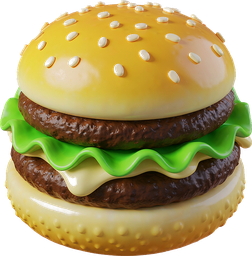
#> input picture assets/food/bigmac.png, 252 x 256 px, found by its file name; its folder holds only this picture in this run
$ python despill_blue.py ../assets/food/bigmac.png
#> lines starting #> are read from the running program, lines starting #| are printed output that depends on the picture
#!/usr/bin/env python3
"""蓝/青色残渣清理器 —— 去除抠图残留的 chroma-key 污染像素。

背景：源帧由蓝底（或彩底）图生成，抠图后抗锯齿边缘和部分笔触里
残留蓝/青色像素（猫脸上青绿色斑点）。本工具在源帧层面清理：

  1. 检测：a>0 且 b>r+25 且 b>g+15 且 (b-min(r,g))>30  （蓝/青主导）
  2. 低 alpha(<160) 边缘残渣 → 直接置透明
  3. 实心残渣 → 用周围干净像素迭代 inpaint（邻域均值填充）
  4. 光晕后处理：残渣周边轻微偏蓝的像素向邻域均值混合，消除过渡圈

安全边界（已验证）：本套素材的合法深色只有暖棕描边（r>g>b），
红色圣诞帽、橘白毛发均不会被误判；猫眼为深棕色，同样安全。

用法:
    python tools/despill_blue.py                     # 清理 pet.json 声明的全部帧源 + 食物
    python tools/despill_blue.py run-codex/frames/idle assets/food
    python tools/despill_blue.py --check             # 只统计不修改
"""

import argparse
import json
import os
import shutil
import sys
from datetime import datetime

import numpy as np
from PIL import Image

HERE = os.path.dirname(os.path.abspath(__file__))
ROOT = os.path.dirname(HERE)

# ---------- 检测规则 ----------
def bad_mask(arr):
    """arr: HxWx4 → bool 掩码。两类污染：
    1. 蓝/青 spill：蓝主导（b>r+25 且 b>g+15）
    2. 键控 dropout：某通道为 0 但像素高亮且不透明
       （绿幕/品红/黄键残留，如 (0,255,0)/(248,0,248)/(255,255,0)），
       合法 3D 渲染不会有零通道高亮像素（描边是暖棕、帽红是 216,24,24）"""
    r = arr[:, :, 0].astype(np.int32)
    g = arr[:, :, 1].astype(np.int32)
    b = arr[:, :, 2].astype(np.int32)
    a = arr[:, :, 3].astype(np.int32)
    blue = (a > 0) & (b > r + 25) & (b > g + 15) & ((b - np.minimum(r, g)) > 30)
    mn = np.minimum(np.minimum(r, g), b)
    mx = np.maximum(np.maximum(r, g), b)
    dropout = (a > 0) & (mn == 0) & (mx >= 160)
    return blue | dropout


def inpaint(arr, mask):
    """迭代邻域均值填充 mask=True 的像素（8 邻域，逐圈扩散）。"""
    out = arr.copy()
    H, W = mask.shape
    remaining = mask.copy()
    for it in range(64):
        if not remaining.any():
            break
        fixed_any = False
        ys, xs = np.where(remaining)
        for y, x in zip(ys, xs):
            y0, y1 = max(0, y - 1), min(H, y + 2)
            x0, x1 = max(0, x - 1), min(W, x + 2)
            win_m = ~mask[y0:y1, x0:x1]
            win_a = arr[y0:y1, x0:x1, 3]
            good = win_m & (win_a >= 100)
            if not good.any():
                continue
            rgb = arr[y0:y1, x0:x1, :3][good].mean(axis=0)
            out[y, x, :3] = rgb.astype(np.uint8)
            # alpha：取邻域不透明度均值，保持软边过渡
            out[y, x, 3] = int(np.clip(arr[y0:y1, x0:x1, 3][good].mean(), 0, 255))
            remaining[y, x] = False
            fixed_any = True
        if not fixed_any:
            break  # 孤岛（周围全是残渣）下一轮 mask 扩展也救不了时放弃
    # 孤岛兜底：剩余的直接置透明（极少出现）
    if remaining.any():
        out[remaining, 3] = 0
    return out


def halo_pass(arr, was_bad):
    """对残渣周边 1px 内轻微偏蓝的像素做 60% 邻域均值混合，消光晕。"""
    out = arr.copy()
    H, W = was_bad.shape
    # 膨胀 1 圈
    dil = was_bad.copy()
    dil[1:, :] |= was_bad[:-1, :]
    dil[:-1, :] |= was_bad[1:, :]
    dil[:, 1:] |= was_bad[:, :-1]
    dil[:, :-1] |= was_bad[:, 1:]
    zone = dil & ~was_bad
    r = arr[:, :, 0].astype(np.int32)
    g = arr[:, :, 1].astype(np.int32)
    b = arr[:, :, 2].astype(np.int32)
    a = arr[:, :, 3]
    tinted = zone & (a >= 100) & (b > r + 8) & (b > g + 4)
    ys, xs = np.where(tinted)
    for y, x in zip(ys, xs):
        y0, y1 = max(0, y - 1), min(H, y + 2)
        x0, x1 = max(0, x - 1), min(W, x + 2)
        good = ~dil[y0:y1, x0:x1] & (arr[y0:y1, x0:x1, 3] >= 100)
        if not good.any():
            continue
        mean = arr[y0:y1, x0:x1, :3][good].mean(axis=0)
        mixed = (0.4 * arr[y, x, :3] + 0.6 * mean).astype(np.uint8)
        out[y, x, :3] = mixed
    return out


def process_image(path, check_only=False):
#> called with check_only = False
    im = Image.open(path).convert("RGBA")
#> im is the input picture: PIL image 252x256 RGBA; mean R, G, B, A 127.8, 114.4, 59, 202.7
    arr = np.asarray(im).astype(np.int16)
    n_total = 0
    if check_only:
        return int(bad_mask(arr).sum())
    # 收敛循环：inpaint/halo 可能让临界像素重新越线，反复清理直到归零
    for _ in range(6):
        m = bad_mask(arr)
        n = int(m.sum())
        if n == 0:
            break
        n_total += n
        solid = m & (arr[:, :, 3] >= 160)
        arr[m & ~solid, 3] = 0
        if solid.any():
            arr = inpaint(arr, solid).astype(np.int16)
            arr = halo_pass(arr, solid).astype(np.int16)
#> this loop made 2 passes
#> (n, n_total) on pass 1: (129, 129)
#> n on pass 2: 0
#> pass 1, in bad_mask, `r = arr[:, :, 0].astype(np.int32)`:
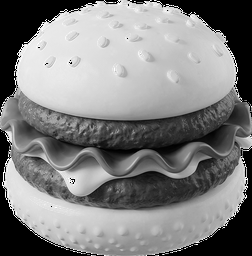
#> r: shape (256, 252) int32; min 0, max 255, mean 127.8
#> pass 1, in bad_mask, `g = arr[:, :, 1].astype(np.int32)`:
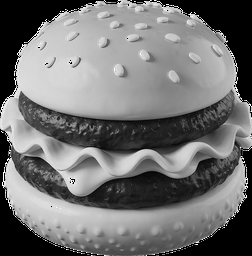
#> g: shape (256, 252) int32; min 0, max 255, mean 114.4
#> pass 1, in bad_mask, `b = arr[:, :, 2].astype(np.int32)`:
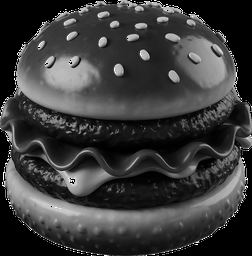
#> b: shape (256, 252) int32; min 0, max 255, mean 59
#> pass 1, in bad_mask, `a = arr[:, :, 3].astype(np.int32)`:
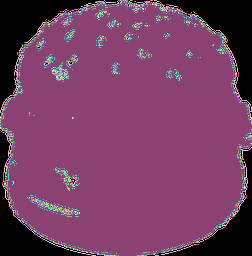
#> a: shape (256, 252) int32; 256 distinct labels, from 0 to 255; one colour per label, 0 black
#> after the loop, n_total = 129
    if n_total:
        out = arr.astype(np.uint8)
        # 透明区 RGB 归零（部分渲染器会出黑边/紫边）
        out[:, :, 0] = np.where(out[:, :, 3] == 0, 0, out[:, :, 0])
#> out: shape (256, 252, 4); mean R, G, B, A 127.4, 114.4, 59, 202.7
        out[:, :, 1] = np.where(out[:, :, 3] == 0, 0, out[:, :, 1])
#> out: shape (256, 252, 4); mean R, G, B, A 127.4, 114, 59, 202.7
        out[:, :, 2] = np.where(out[:, :, 3] == 0, 0, out[:, :, 2])
#> out: shape (256, 252, 4); mean R, G, B, A 127.4, 114, 58.9, 202.7
        Image.fromarray(out, "RGBA").save(path, "PNG", optimize=True)
    return n_total


def frame_dirs_from_config(cfg_path):
    cfg = json.load(open(cfg_path, encoding="utf-8"))
    dirs = []
    for spec in cfg["spritesheet"]["rows"]:
        d = os.path.normpath(os.path.join(ROOT, spec["dir"]))
        if d not in dirs:
            dirs.append(d)
    return dirs


def main():
    ap = argparse.ArgumentParser()
    ap.add_argument("paths", nargs="*", help="要清理的目录或文件（默认=pet.json 全部帧源 + assets）")
    ap.add_argument("--check", action="store_true", help="只统计，不修改")
    ap.add_argument("--config", default=os.path.join(ROOT, "pet.json"))
    args = ap.parse_args()

    if args.paths:
        targets = []
        for p in args.paths:
            p = os.path.normpath(p if os.path.isabs(p) else os.path.join(ROOT, p))
            if os.path.isdir(p):
                targets.extend(sorted(
                    os.path.join(p, f) for f in os.listdir(p)
                    if f.lower().endswith(".png")))
            else:
                targets.append(p)
    else:
        targets = []
        for d in frame_dirs_from_config(args.config):
            if os.path.isdir(d):
                targets.extend(sorted(
                    os.path.join(d, f) for f in os.listdir(d)
                    if f.lower().endswith(".png") and not f.startswith("_")))
            else:
                print(f"! 帧目录不存在: {d}")
        for sub in ("assets/frames", "assets/food"):
            base = os.path.join(ROOT, sub)
            if os.path.isdir(base):
                for root, _dirs, files in os.walk(base):
                    targets.extend(sorted(
                        os.path.join(root, f) for f in files
                        if f.lower().endswith(".png") and not f.startswith("_")))
        # 构建产物也纳入（量化 rgb_step=8 会让边缘像素偏移 ±4，可能重新越线）
        dist_png = os.path.join(ROOT, "dist", "spritesheet.png")
        if os.path.isfile(dist_png):
            targets.append(dist_png)

    total = 0
    touched = 0
    for p in targets:
        if not os.path.isfile(p):
            print(f"! 跳过（不存在）: {p}")
            continue
        n = process_image(p, check_only=args.check)
#> n = 129
        if n:
            touched += 1
            total += n
#> total = 129
            rel = os.path.relpath(p, ROOT)
            print(f"  {'[待清理]' if args.check else '[已清理]'} {rel}: {n} px")
#|   [已清理] ../assets/food/bigmac.png: 129 px
    print(f"\n共 {total} 个蓝/青残渣像素，涉及 {touched} 个文件"
          + ("（check-only，未写入）" if args.check else ""))
#| 共 129 个蓝/青残渣像素，涉及 1 个文件

    if not args.check and touched:
        bak = os.path.join(ROOT, "qa", f"despill_backup_{datetime.now():%Y%m%d-%H%M%S}.txt")
        os.makedirs(os.path.dirname(bak), exist_ok=True)
        with open(bak, "w", encoding="utf-8") as f:
            f.write("本次清理过的文件（如需回滚请从 git/备份恢复）:\n")
            f.write("\n".join(targets))
        print(f"清单: {bak}")


if __name__ == "__main__":
    try:
        main()
    except Exception as e:
        print(f"清理失败: {e}", file=sys.stderr)
        sys.exit(1)

$ run again, on assets/food/corn.png
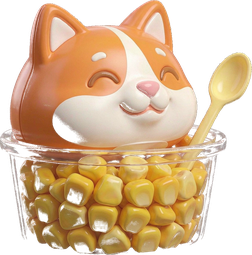
#> input picture assets/food/corn.png, 252 x 255 px, found by its file name
#> in process_image, im is the input picture: PIL image 252x255 RGBA; mean R, G, B, A 140.7, 109.9, 75.7, 162.9
#> the loop in process_image, `for _ in range(6):` made 2 passes
#> (n, n_total) on pass 1: (149, 149)
#> pass 1, in bad_mask, `a = arr[:, :, 3].astype(np.int32)`:
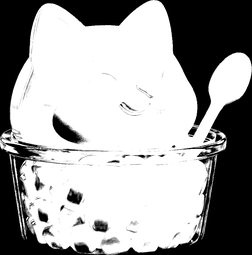
#> a: shape (255, 252) int32; min 0, max 255, mean 162.9
#> after the loop in process_image, `for _ in range(6):`: n_total = 149
#> in process_image, `out[:, :, 0] = np.where(out[:, :, 3] == 0, 0, out[:, :, 0])`:
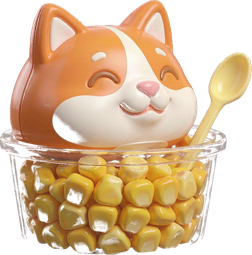
#> out: shape (255, 252, 4); mean R, G, B, A 140.2, 109.9, 75.7, 162.9; transparent parts drawn white
#|   [已清理] ../assets/food/corn.png: 149 px
#| 共 149 个蓝/青残渣像素，涉及 1 个文件

$ run again, on assets/food/dblcheese.png
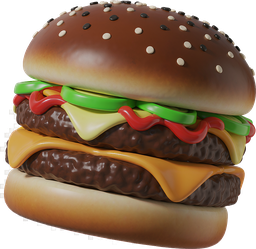
#> input picture assets/food/dblcheese.png, 256 x 249 px, found by its file name
#> in process_image, im is the input picture: PIL image 256x249 RGBA; mean R, G, B, A 101.1, 75.6, 50.8, 203.8
#> the loop in process_image, `for _ in range(6):` made 2 passes
#> (n, n_total) on pass 1: (62, 62)
#> pass 1, in bad_mask, `b = arr[:, :, 2].astype(np.int32)`:
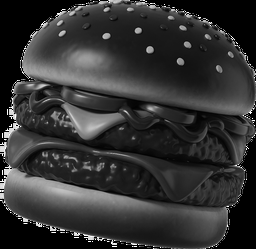
#> b: shape (249, 256) int32; min 0, max 255, mean 50.8
#> pass 1, in bad_mask, `a = arr[:, :, 3].astype(np.int32)`:
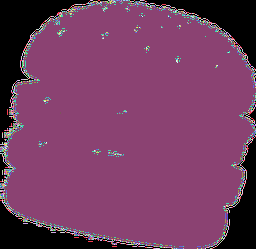
#> a: shape (249, 256) int32; 256 distinct labels, from 0 to 255; one colour per label, 0 black
#> after the loop in process_image, `for _ in range(6):`: n_total = 62
#|   [已清理] ../assets/food/dblcheese.png: 62 px
#| 共 62 个蓝/青残渣像素，涉及 1 个文件

$ run again, on assets/food/fries-m.png
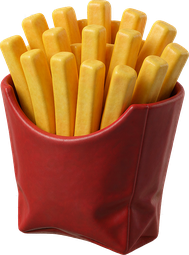
#> input picture assets/food/fries-m.png, 189 x 255 px, found by its file name
#> in process_image, im is the input picture: PIL image 189x255 RGBA; mean R, G, B, A 129.8, 71.8, 31.6, 193.7
#> the loop in process_image, `for _ in range(6):` made 6 passes
#> (n, n_total) on passes 1 to 6: (2291, 2291), (11, 2302), (5, 2307), (5, 2312), (5, 2317), (5, 2322)
#> pass 1, in bad_mask, `a = arr[:, :, 3].astype(np.int32)`:
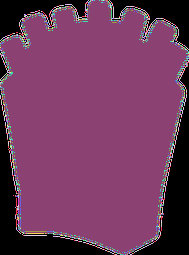
#> a: shape (255, 189) int32; 249 distinct labels, from 0 to 255; one colour per label, 0 black
#> after the loop in process_image, `for _ in range(6):`: n_total = 2322
#> in process_image, `out[:, :, 1] = np.where(out[:, :, 3] == 0, 0, out[:, :, 1])`:
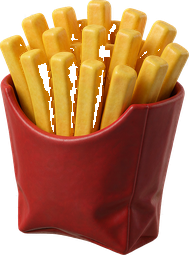
#> out: shape (255, 189, 4); mean R, G, B, A 125.4, 69.6, 31.7, 189.1; transparent parts drawn white
#|   [已清理] ../assets/food/fries-m.png: 2322 px
#| 共 2322 个蓝/青残渣像素，涉及 1 个文件

$ run again, on assets/food/coffee-m.png
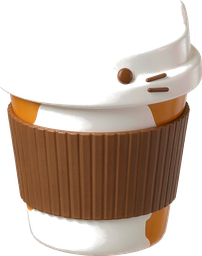
#> input picture assets/food/coffee-m.png, 202 x 256 px, found by its file name
#> in process_image, im is the input picture: PIL image 202x256 RGBA; mean R, G, B, A 77.3, 61.1, 49.3, 122.2
#> the loop in process_image, `for _ in range(6):` made 2 passes
#> (n, n_total) on pass 1: (67, 67)
#> pass 1, in bad_mask, `a = arr[:, :, 3].astype(np.int32)`:
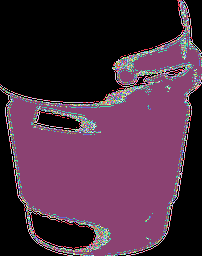
#> a: shape (256, 202) int32; 256 distinct labels, from 0 to 255; one colour per label, 0 black
#> after the loop in process_image, `for _ in range(6):`: n_total = 67
#|   [已清理] ../assets/food/coffee-m.png: 67 px
#| 共 67 个蓝/青残渣像素，涉及 1 个文件
